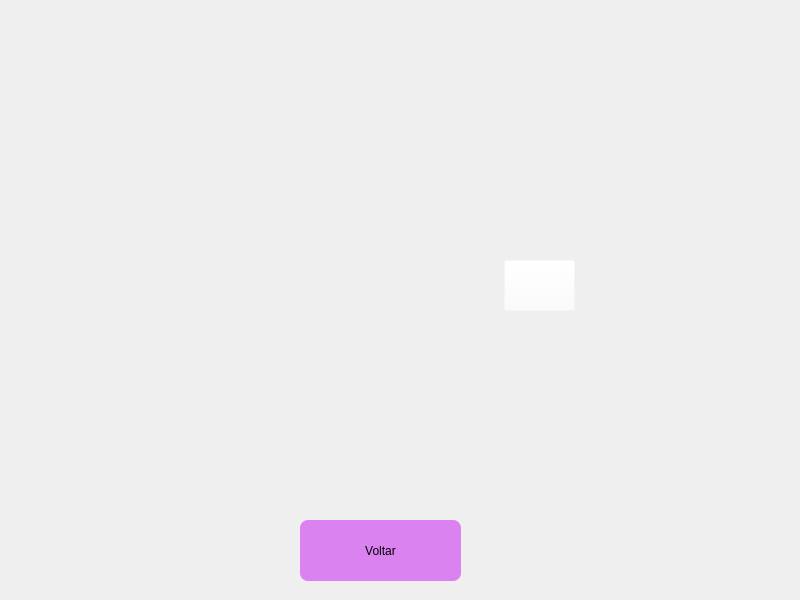
<?xml version="1.0" encoding="UTF-8"?>
<ui version="4.0">
 <class>bilheteRosa</class>
 <widget class="QMainWindow" name="bilheteRosa">
  <property name="geometry">
   <rect>
    <x>0</x>
    <y>0</y>
    <width>800</width>
    <height>600</height>
   </rect>
  </property>
  <property name="minimumSize">
   <size>
    <width>800</width>
    <height>600</height>
   </size>
  </property>
  <property name="maximumSize">
   <size>
    <width>800</width>
    <height>600</height>
   </size>
  </property>
  <property name="windowTitle">
   <string>MainWindow</string>
  </property>
  <widget class="QWidget" name="centralwidget">
   <widget class="QLabel" name="label">
    <property name="geometry">
     <rect>
      <x>0</x>
      <y>0</y>
      <width>800</width>
      <height>600</height>
     </rect>
    </property>
    <property name="minimumSize">
     <size>
      <width>800</width>
      <height>600</height>
     </size>
    </property>
    <property name="maximumSize">
     <size>
      <width>800</width>
      <height>600</height>
     </size>
    </property>
    <property name="text">
     <string/>
    </property>
    <property name="pixmap">
     <pixmap resource="../imagens/img.qrc">:/img/TDBilheteRosa.png</pixmap>
    </property>
    <property name="scaledContents">
     <bool>true</bool>
    </property>
   </widget>
   <widget class="QPushButton" name="frase">
    <property name="geometry">
     <rect>
      <x>504</x>
      <y>260</y>
      <width>71</width>
      <height>51</height>
     </rect>
    </property>
    <property name="styleSheet">
     <string notr="true">background-color: rgba(255, 255, 255, 0)</string>
    </property>
    <property name="text">
     <string/>
    </property>
   </widget>
   <widget class="QPushButton" name="volta">
    <property name="geometry">
     <rect>
      <x>300</x>
      <y>520</y>
      <width>161</width>
      <height>61</height>
     </rect>
    </property>
    <property name="styleSheet">
     <string notr="true">background-color: rgba(214, 102, 241, 80%);
font: 12pt &quot;Comic Sans MS&quot;;
border-radius: 8px</string>
    </property>
    <property name="text">
     <string>Voltar</string>
    </property>
   </widget>
  </widget>
 </widget>
 <resources>
  <include location="../imagens/img.qrc"/>
 </resources>
 <connections/>
</ui>
